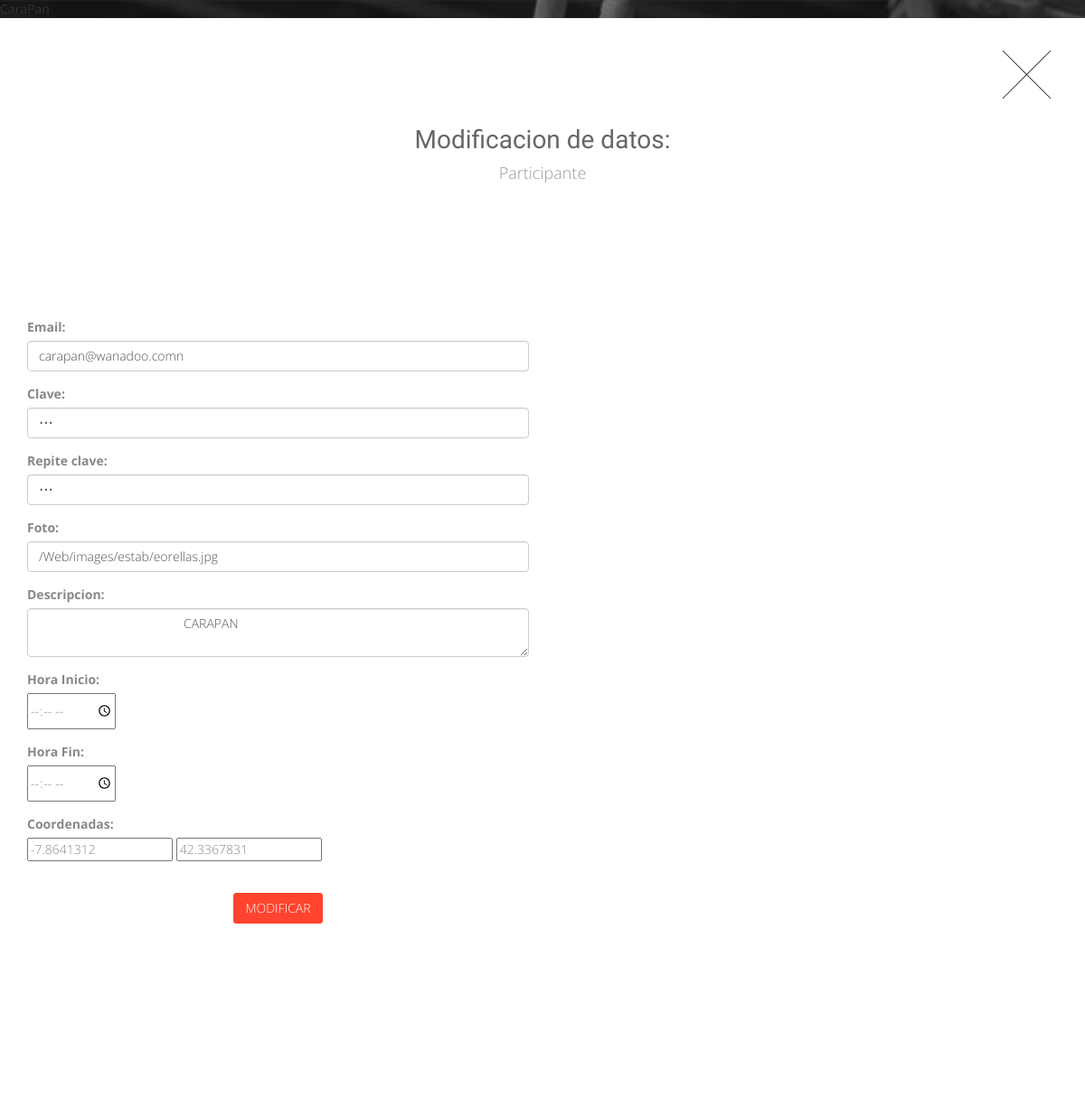
Page /view/usuarios/modificacionPAR.php (signed in) on the committed database.
### tables this page shows
CREATE TABLE `tablausuarios` (
  `login` varchar(30) NOT NULL,
  `nombreU` varchar(100) DEFAULT NULL,
  `emailU` varchar(100) DEFAULT NULL,
  `password` varchar(45) DEFAULT NULL,
  `tipo` int(11) DEFAULT NULL
);

CREATE TABLE `participante` (
  `descripcionPAR` varchar(200) DEFAULT NULL,
  `fotoPAR` varchar(100) DEFAULT NULL,
  `horarioPAR` varchar(45) DEFAULT NULL,
  `TablaUsuarios_login` varchar(30) NOT NULL,
  `latitud` varchar(50) DEFAULT NULL,
  `longitud` varchar(50) DEFAULT NULL
);

### model/user.php (called while the page is built, shortened)
<?php
require_once("BDconectar.php");
class Usuario{
    private $con;
    public function __construct() {
        $this->db = new BD();
        $this->con = $this->db->getConnect();
    }
    public function comprobarTipo($pos,$login){
       $tipo= "select tipo from tablausuarios where login='$login'";
       $p = mysql_query($tipo,$this->con);
       $a=mysql_fetch_array($p);
       if($a["tipo"]==$pos){
            return true;
       }
       else{
          return false;
       }
    }
    public function select($login){
      $sql = "select * from tablausuarios where login='$login'";
      $p = mysql_query($sql, $this->con);
      $a=mysql_fetch_array($p);
      return $a;
    }
}
 ?>

### model/BDconectar.php (called while the page is built, shortened)
<?php
class BD {
		protected $connect;
		public function __construct(){
			$aux=mysql_connect('localhost','g42','g42');
			$this->connect=$aux;
		}
		public function getConnect(){
			return $this->connect;
		}
}
?>

### model/part.php (called while the page is built, shortened)
<?php
require_once("BDconectar.php");
class Participante{
    private $con;
    public function __construct() {
        $this->db = new BD();
        $this->con = $this->db->getConnect();
    }
    public function select($login) {
        $sql = "select * from participante where TablaUsuarios_login='$login'";
        $result = mysql_query($sql, $this->con);
        $part=mysql_fetch_array($result);
        return $part;
    }
 }
 ?>

### view/usuarios/modificacionPAR.php (the view, shortened to what this page needs)
<!DOCTYPE html>
<html lang="en">
    <head>
        <link href="../../bootstrap/css/bootstrap.min.css" rel="stylesheet">
        <link href="../../css/font-awesome.min.css" rel="stylesheet">
        <link href="../../css/animate.css" rel="stylesheet">
        <link href="../../css/style.css" rel="stylesheet">
    </head>
    <tbody>
      <?php
      require_once ("../../model/user.php");
      require_once ("../../model/part.php");
      $user=new Usuario();
      if(isset($_SESSION["name"])){
        $login=$_SESSION["name"];
        if($user->comprobarTipo('3',$login)==true){
          echo $_SESSION["name"];
          $part=new Participante();
          $datos1=$user->select($login);
          $datos2=$part->select($login);
        }
        else{
          session_destroy();
          header('Location: ../../index.php');
        }
      }else{
            header('Location: ../../index.php');
      }
      ?>
	      <a href="../../controller/controlSesiones.php"><div class="section-modal" id="service-modal" tabindex="-1">
            <div class="modal-content">
                <div class="close-modal" data-dismiss="modal">
                    <div class="lr">
                        <div class="rl">
                        </div>
                    </div>
                  </div>
                  </a>
                <div class="container">
                    <div class="row">
                        <div class="section-title text-center">
                            <h3>Modificacion de datos:</h3>
                            <p>Participante</p>
                        </div>
                    </div>
                    <div class="row" style="padding-top: 80px;">
                        <div class="col-md-12">
                                <div class="row">
                                    <div class="col-md-6">
                                      <form method= "post" action="../../controller/procesarModificarPAR.php">
                                        <label for="email">Email:</label>
                                        <div class="form-group">
                                            <input type="email" class="form-control" value="<?php echo $datos1["emailU"]?>"
                                            name="email" required data-validation-required-message="Introduce tu nuevo email">
                                        </div>
                                        <label for="pass">Clave:</label>
                                        <div class="form-group">
                                            <input type="password" class="form-control" value="<?php echo $datos1["password"]?>"
                                            name="pass" required data-validation-required-message="Introduce tu nueva clave">
                                        </div>
                                        <label for="pass2">Repite clave:</label>
                                        <div class="form-group">
                                            <input type="password" class="form-control" value="<?php echo $datos1["password"]?>"
                                            name="pass2" required data-validation-required-message="Confirma tu nueva clave">
                                        </div>
                                        <label for="foto">Foto:</label>
                                        <div class="form-group">
                                            <input type="text" class="form-control" value="<?php echo $datos2["fotoPAR"]?>"
                                            name="foto" required data-validation-required-message="Introduce tu foto">
                                        </div>
                                        <div class="form-group">
                                            <label for="desc">Descripcion:</label>
                                            <textarea class="form-control" name="desc"
                                            required data-validation-required-message="Introduce una descripcion del local">
                                            <?php echo $datos2["descripcionPAR"]?>
                                            </textarea>
                                        </div>
                                        <label for="timeStart">Hora Inicio:</label>
                                        <div class="form-group">
                                            <input type="time" name="timeStart"
                                            required data-validation-required-message="Introduce tu nuevo horario">
                                        </div>
                                       <label for="timeEnd">Hora Fin:</label>
                                       <div class="form-group">
                                            <input type="time" name="timeEnd"
                                            required data-validation-required-message="Introduce tu nuevo horario">
                                        </div>
                                        <label for="coord">Coordenadas:</label>
                                        <div class="form-group">
                                             <input type="text" name="coord" value="<?php echo $datos2["longitud"]?>"
                                             required data-validation-required-message="Introduce tu nuevo horario">
                                             <input type="text" name="coord" value="<?php echo $datos2["latitud"]?>"
                                             required data-validation-required-message="Introduce tu nuevo horario">
                                         </div>
                                    <div style="padding-top: 20px;">
                                    <div class="col-lg-12 text-center">
                                        <button type="submit" class="btn btn-primary">MODIFICAR</button>
                                    </div>
                                  </form>
                                    <div class="row" style="padding-top: 200px;">
                    </div>
                        </div>
                    </div>
							   </div>
                        </div>
                    </div>
    </tbody>
</html>

### css/style.css (style rules this page uses)
a, a:hover, a:focus, a:active, a.active { outline: 0; }
a { color: #FF432E; text-decoration: none; }
p { font-family: 'Open Sans', sans-serif; font-size: 13px; line-height: 21px; }
.btn-primary { border-color: #FF432E; background-color: #FF432E; text-transform: uppercase; font-weight: 300; color: #fff; -webkit-border-radius:3px; -moz-border-radius:3px; -o-border-radius:3px; border-radius:3px; -webkit-transition: all 0.3s; -moz-transition: all 0.3s; -o-transition: all 0.3s; transition: all 0.3s; }
.section-title h3 { color: #666 !important; //font-style: italic; font-size: 28px; font-family: 'Oswald', sans-serif; text-transform: none; }
.section-title p { padding-bottom: 60px; color: #999; font-size: 18px; //font-style: italic; font-weight: 300; }
.section-modal .modal-content { padding: 100px 0 !important; min-height: 100%; border: 0 !important; border-radius: 0; background-clip: border-box; -webkit-box-shadow: none !important; -moz-box-shadow: none !important; box-shadow: none !important; color: #888; font-weight: 300; }
.section-modal .close-modal { position: absolute; top: 25px; right: 25px; width: 75px; height: 75px; background-color: transparent; cursor: pointer; }
.section-modal .close-modal .lr { z-index: 1051; width: 1px; height: 75px; margin-left: 35px; background-color: #222; -webkit-transform: rotate(45deg); -ms-transform: rotate(45deg); transform: rotate(45deg); }
.section-modal .close-modal .lr .rl { z-index: 1052; width: 1px; height: 75px; background-color: #222; -webkit-transform: rotate(90deg); -ms-transform: rotate(90deg); transform: rotate(90deg); }

### rows in the picture
tablausuarios: email "carapan@wanadoo.comn"
participante: foto "/Web/images/estab/eorellas.jpg", desc "CARAPAN", coord "-7.8641312", coord "42.3367831"

### other values in the picture
$_SESSION["name"] "CaraPan"
